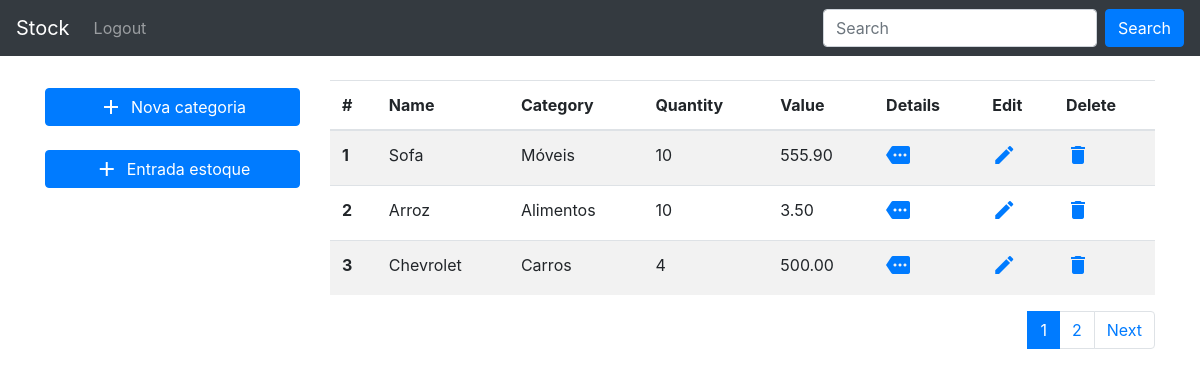
The app's page /, older data.
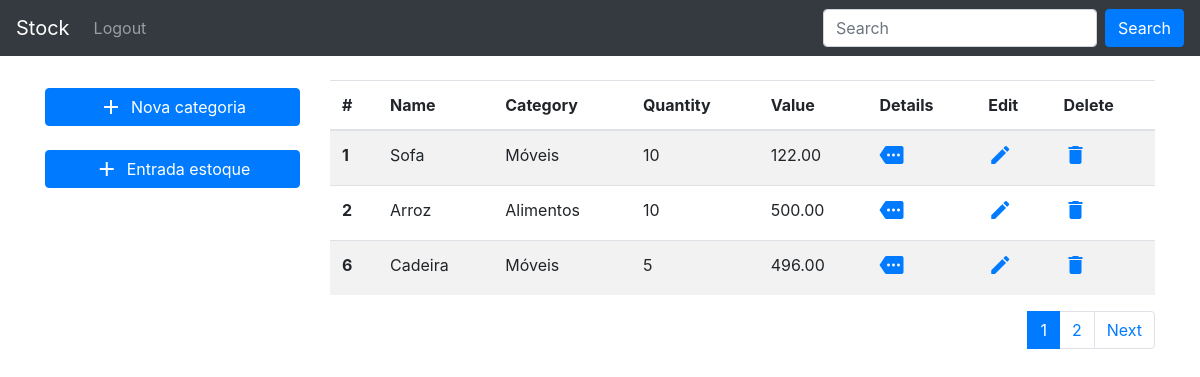
The same page, newer data.
### stock_control/models.py (models this page shows, shortened)
class Stock(models.Model):
    name = models.CharField(max_length=100)
    category = models.ForeignKey(
        Category, null=True, on_delete=models.SET_NULL
    )
    quantity = models.IntegerField()
    unitary_value = models.DecimalField(max_digits=5, decimal_places=2)
    created_date = models.DateTimeField(default=timezone.now)
    published_date = models.DateTimeField(blank=True, null=True)
    class Meta:
        verbose_name = 'Stock'
        verbose_name_plural = 'Stocks'
        ordering=['id']

class Category(models.Model):
    name = models.CharField(max_length=100)
    description = models.CharField(max_length=200)
    class Meta:
        verbose_name = 'Category'
        verbose_name_plural = 'Categories'
    def __str__(self):
        return self.name

### stock_control/views.py (the view)
# urls.py: path('', views.stock_list, name="home"),
def stock_list(request):
    stock = Stock.objects.all()
    all_stock = Paginator(stock, 3)
    page_number = request.GET.get('page')
    page_obj = all_stock.get_page(page_number)
    return render(request, 'stock_control/stock_list.html', {
        'all_stock': page_obj,
        'range_pages': range(1, page_obj.paginator.num_pages+1)
    })

### stock_control/templates/stock_control/stock_list.html (shortened to what this page needs)
{% extends 'stock_control/base.html' %}
{% block container %}
<div class="container mt-4">
  <div class="row">
    <div class="col">
      <ul class="nav flex-column pt-2">
        <li class="nav-item">
          <a class="btn btn-primary" href="{% url 'category_add' %}" style="display: flex; align-items: center; justify-content: center;">
            <span class="material-icons mr-2">
            </span>
            Nova categoria
          </a>
        </li>
        <li class="nav-item mt-4 mb-3">
          <a class="btn btn-primary" href="{% url 'stock_create' %}" style="display: flex; align-items: center; justify-content: center;">
            <span class="material-icons mr-2">
            </span>
            Entrada estoque
          </a>
        </li>
      </ul>
    </div>
    <div class="col-9">
      <table class="table table-striped">
        <thead>
          <tr>
            <th scope="col">#</th>
            <th scope="col">Name</th>
            <th scope="col">Category</th>
            <th scope="col">Quantity</th>
            <th scope="col">Value</th>
            <th scope="col">Details</th>
            <th scope="col">Edit</th>
            <th scope="col">Delete</th>
          </tr>
        </thead>
        <tbody>
          {% for stock in all_stock %}
          <tr>
            <th scope="row">{{ stock.id }}</th>
            <td>{{ stock.name }}</td>
            <td>{{ stock.category }}</td>
            <td>{{ stock.quantity }}</td>
            <td>{{ stock.unitary_value }}</td>
            <td><a href="{% url 'stock_detail' stock.id%}">
                <span class="material-icons">
                </span>
              </a></td>
            <td><a href="{% url 'stock_edit' stock.id%}">
                <span class="material-icons">
                </span>
              </a></td>
            <td><a href="{% url 'stock_delete' stock.id%}">
                <span class="material-icons">
                </span>
              </a></td>
          </tr>
          {% endfor %}
        </tbody>
      </table>
      <nav aria-label="Page navigation example">
        <ul class="pagination justify-content-end">
          {% for page in range_pages %}
          {% if page != all_stock.number %}
          <li class="page-item"><a class="page-link" href="?page={{ page }}">{{ page }}</a></li>
          {% else %}
          <li class="page-item active"><a class="page-link" href="?page={{ page }}">{{ page }}</a></li>
          {% endif %}
          {% endfor %}
          <li class="page-item">
            {% if all_stock.has_next %}
            <a href="?page={{ all_stock.next_page_number }}" class="page-link" href="#">Next</a>
            {% endif %}
          </li>
        </ul>
      </nav>
    </div>
  </div>
</div>
{% endblock %}

### stock_control/templates/stock_control/base.html (shortened to what this page needs)
<!doctype html>
<html lang="en">
<head>
  <link rel="stylesheet" href="https://maxcdn.bootstrapcdn.com/bootstrap/4.0.0/css/bootstrap.min.css"
>
</head>
<body>
  <nav class="navbar navbar-expand-lg navbar-dark bg-dark">
    <div class="collapse navbar-collapse" id="navbarNavDropdown">
      <ul class="navbar-nav">
        <a href="{% url 'stock_list' %}" class="navbar-brand" href="#">
          Stock
        </a>
        <li class="nav-item">
          <a class="nav-link" href="/accounts/logout/">Logout</a>
        </li>
      </ul>
    </div>
        <form action="{% url 'search_results' %}" method="GET" class="form-inline my-2 my-lg-0">
          <input name="q" class="form-control mr-sm-2" type="search" placeholder="Search" aria-label="Search">
          <button class="btn btn-primary my-2 my-sm-0" type="submit">Search</button>
        </form>
  </nav>
  {% block container %}
  {% endblock %}
</body>
</html>

Row changes from the older to the newer data that the page shows:
removed Stock: id "3", name "Chevrolet", category "Carros", quantity "4", unitary_value "500.00"
changed Stock "Sofa": unitary_value "555.90" → "122.00"
changed Stock "Arroz": unitary_value "3.50" → "500.00"
added Stock: id "6", name "Cadeira", category "Móveis", quantity "5", unitary_value "496.00"
